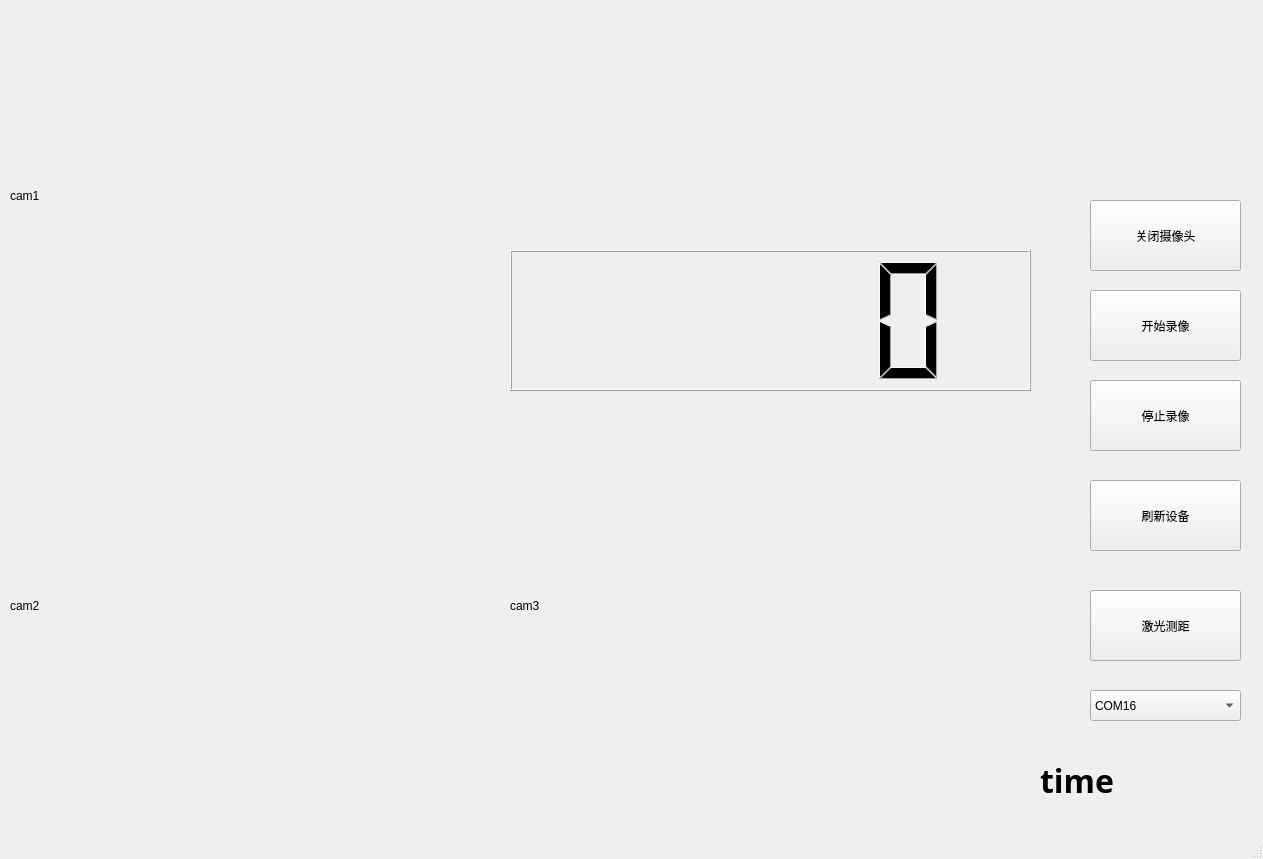
<?xml version="1.0" encoding="UTF-8"?>
<ui version="4.0">
 <class>MainWindow</class>
 <widget class="QMainWindow" name="MainWindow">
  <property name="geometry">
   <rect>
    <x>0</x>
    <y>0</y>
    <width>1263</width>
    <height>859</height>
   </rect>
  </property>
  <property name="windowTitle">
   <string>MainWindow</string>
  </property>
  <widget class="QWidget" name="centralwidget">
   <widget class="QPushButton" name="closecam">
    <property name="geometry">
     <rect>
      <x>1090</x>
      <y>200</y>
      <width>151</width>
      <height>71</height>
     </rect>
    </property>
    <property name="text">
     <string>关闭摄像头</string>
    </property>
   </widget>
   <widget class="QPushButton" name="startVID">
    <property name="geometry">
     <rect>
      <x>1090</x>
      <y>290</y>
      <width>151</width>
      <height>71</height>
     </rect>
    </property>
    <property name="text">
     <string>开始录像</string>
    </property>
   </widget>
   <widget class="QLabel" name="cam1">
    <property name="geometry">
     <rect>
      <x>10</x>
      <y>0</y>
      <width>491</width>
      <height>391</height>
     </rect>
    </property>
    <property name="text">
     <string>cam1</string>
    </property>
   </widget>
   <widget class="QLabel" name="cam2">
    <property name="geometry">
     <rect>
      <x>10</x>
      <y>410</y>
      <width>491</width>
      <height>391</height>
     </rect>
    </property>
    <property name="text">
     <string>cam2</string>
    </property>
   </widget>
   <widget class="QLabel" name="cam3">
    <property name="geometry">
     <rect>
      <x>510</x>
      <y>410</y>
      <width>491</width>
      <height>391</height>
     </rect>
    </property>
    <property name="text">
     <string>cam3</string>
    </property>
   </widget>
   <widget class="QPushButton" name="stopVID">
    <property name="geometry">
     <rect>
      <x>1090</x>
      <y>380</y>
      <width>151</width>
      <height>71</height>
     </rect>
    </property>
    <property name="text">
     <string>停止录像</string>
    </property>
   </widget>
   <widget class="QPushButton" name="camdev">
    <property name="geometry">
     <rect>
      <x>1090</x>
      <y>480</y>
      <width>151</width>
      <height>71</height>
     </rect>
    </property>
    <property name="text">
     <string>刷新设备</string>
    </property>
   </widget>
   <widget class="QLabel" name="timelable">
    <property name="geometry">
     <rect>
      <x>1040</x>
      <y>760</y>
      <width>211</width>
      <height>41</height>
     </rect>
    </property>
    <property name="baseSize">
     <size>
      <width>0</width>
      <height>0</height>
     </size>
    </property>
    <property name="font">
     <font>
      <family>Adobe Arabic</family>
      <pointsize>24</pointsize>
      <weight>75</weight>
      <bold>true</bold>
     </font>
    </property>
    <property name="text">
     <string>time</string>
    </property>
   </widget>
   <widget class="QPushButton" name="testWay">
    <property name="geometry">
     <rect>
      <x>1090</x>
      <y>590</y>
      <width>151</width>
      <height>71</height>
     </rect>
    </property>
    <property name="text">
     <string>激光测距</string>
    </property>
   </widget>
   <widget class="QLCDNumber" name="testWay_2">
    <property name="geometry">
     <rect>
      <x>510</x>
      <y>250</y>
      <width>521</width>
      <height>141</height>
     </rect>
    </property>
   </widget>
   <widget class="QComboBox" name="comboBox">
    <property name="geometry">
     <rect>
      <x>1090</x>
      <y>690</y>
      <width>151</width>
      <height>31</height>
     </rect>
    </property>
    <item>
     <property name="text">
      <string>COM16</string>
     </property>
    </item>
    <item>
     <property name="text">
      <string>COM17</string>
     </property>
    </item>
    <item>
     <property name="text">
      <string>COM18</string>
     </property>
    </item>
    <item>
     <property name="text">
      <string>COM19</string>
     </property>
    </item>
    <item>
     <property name="text">
      <string>COM20</string>
     </property>
    </item>
    <item>
     <property name="text">
      <string>COM21</string>
     </property>
    </item>
    <item>
     <property name="text">
      <string>COM22</string>
     </property>
    </item>
    <item>
     <property name="text">
      <string>COM23</string>
     </property>
    </item>
    <item>
     <property name="text">
      <string>COM24</string>
     </property>
    </item>
    <item>
     <property name="text">
      <string>COM25</string>
     </property>
    </item>
    <item>
     <property name="text">
      <string>COM26</string>
     </property>
    </item>
    <item>
     <property name="text">
      <string>COM27</string>
     </property>
    </item>
    <item>
     <property name="text">
      <string>COM28</string>
     </property>
    </item>
   </widget>
  </widget>
  <widget class="QStatusBar" name="statusbar"/>
 </widget>
 <resources/>
 <connections/>
</ui>
